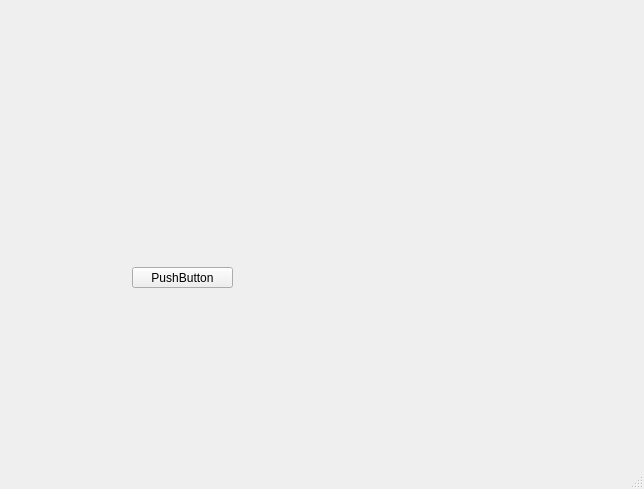
<?xml version="1.0" encoding="UTF-8"?>
<ui version="4.0">
 <class>MainWindow</class>
 <widget class="QMainWindow" name="MainWindow">
  <property name="geometry">
   <rect>
    <x>0</x>
    <y>0</y>
    <width>644</width>
    <height>489</height>
   </rect>
  </property>
  <property name="windowTitle">
   <string>MainWindow</string>
  </property>
  <widget class="QWidget" name="centralwidget">
   <widget class="QPushButton" name="pushButton">
    <property name="geometry">
     <rect>
      <x>132</x>
      <y>267</y>
      <width>101</width>
      <height>21</height>
     </rect>
    </property>
    <property name="text">
     <string>PushButton</string>
    </property>
   </widget>
  </widget>
  <widget class="QMenuBar" name="menubar">
   <property name="geometry">
    <rect>
     <x>0</x>
     <y>0</y>
     <width>644</width>
     <height>21</height>
    </rect>
   </property>
  </widget>
  <widget class="QStatusBar" name="statusbar"/>
 </widget>
 <resources/>
 <connections/>
</ui>
